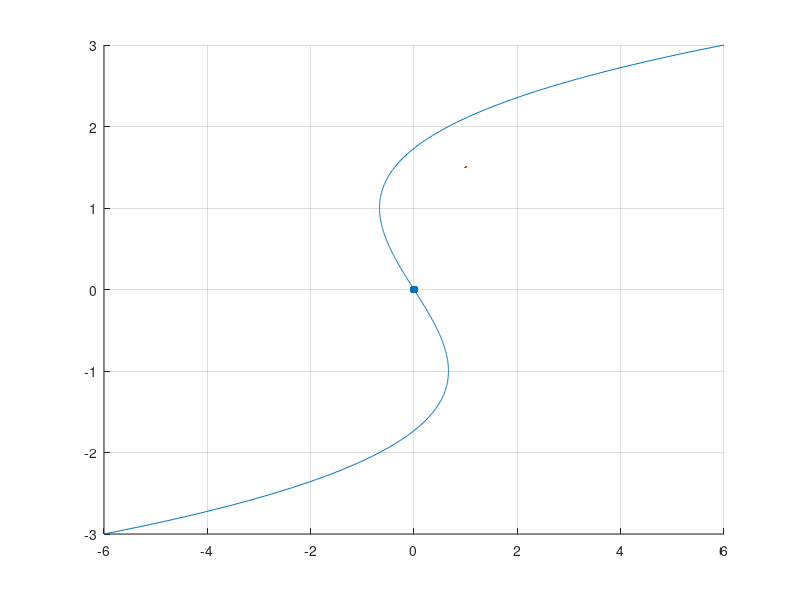

This chart was generated by the following MATLAB code:
clc, clear, close
figure, axes

i = -3:0.01:3;
u = (1/3)*i.^3-i;
hold(gca, "on")
plot(u, i, LineWidth=1.5);
scatter(0, 0, 'filled');

grid on
